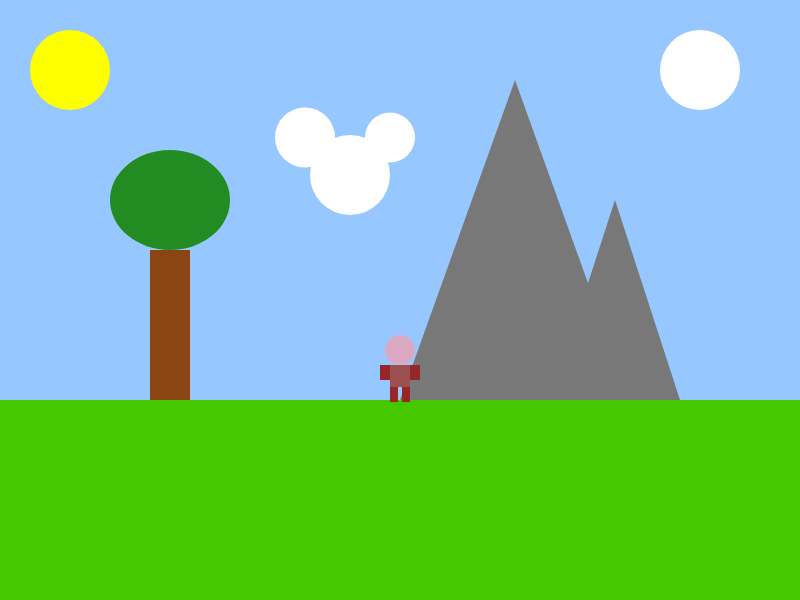
Frame 1 (no input)
Frame 60 (no input): identical to frame 1, image omitted
Frame 120 (the mouse pressed at the canvas centre since frame 60): identical to frame 1, image omitted

The p5.js sketch that drew this single still picture (run headless with seeded random() and noise() and a simulated clock; from frame 60 on, the mouse is pressed at the canvas centre):

// p5.js sketch
// ── sketch.js
var groundHeight;
var mountain1;
var mountain2;
var tree;
var moon;
var sun;
var darkness;
var cloudsa;
var cloudsb;
var cloudsc;

var gameChar_x;
var gameChar_y;
var floorPos_y;
var isRight;
var isLeft;
var isFalling;
var isPlummeting;
var speed;
var jump_speed;

function setup() {
  createCanvas(800, 600);
  groundHeight = (height / 3) * 2;

  mountain1 = {
    x: 400,
    y: groundHeight,
    height: 320,
    width: 230
  };
  mountain2 = {
    x: 550,
    y: groundHeight,
    height: 200,
    width: 130
  };

  tree = {
    x: 150,
    y: groundHeight - 150,
    trunkWidth: 40,
    trunkHeight: 150,
    canopyWidth: 120,
    canopyHeight: 100
  };

  sun = {
    x: 150,
    y: 70,
    diameter: 80,
  };

  moon = {
    x: 700,
    y: 70,
    diameter: 80,
    brightness: 255 
  };
  cloudsa = {
    x: 50,
    y: 350,
    diameter: 80,
  };
  cloudsb = {
    x: 100,
    y: 275,
    diameter: 50,
  };
  cloudsc = {
    x: 10,
    y: 275,
    diameter: 60,
  }

  floorPos_y = groundHeight;
  gameChar_x = width/2;
  gameChar_y = floorPos_y;
  speed = 4;
  jump_speed = 17;
  isRight = false;
  isLeft = false;
  isFalling = false;
  isPlummeting = false;

}

function draw() {
  background(150, 200, 255);
  noStroke();

  fill(255, 255, 0);
  ellipse(sun.x - 80, sun.y, sun.diameter);

  fill(255, 255, 255);
  ellipse(cloudsa.x + 300, cloudsa.y / 2, cloudsa.diameter);

  fill(255, 255, 255);
  ellipse(cloudsb.x + 290, cloudsb.y / 2, cloudsb.diameter);

  fill(255, 255, 255);
  ellipse(cloudsc.x + 295, cloudsc.y / 2, cloudsc.diameter);

  fill(255, 255, 255, moon.brightness); 
  ellipse(moon.x, moon.y, moon.diameter);

  fill(70, 200, 0);
  rect(0, groundHeight, width, height - groundHeight);

  fill(120);
  triangle(mountain1.x, mountain1.y,
    mountain1.x + mountain1.width, mountain1.y,
    mountain1.x + (mountain1.width / 2), mountain1.y - mountain1.height);

  triangle(mountain2.x, mountain2.y,
    mountain2.x + mountain2.width, mountain2.y,
    mountain2.x + (mountain2.width / 2), mountain2.y - mountain2.height);

  fill(139, 69, 19); 
  rect(tree.x, tree.y, tree.trunkWidth, tree.trunkHeight);
  fill(34, 139, 34); 
  ellipse(tree.x + tree.trunkWidth / 2, tree.y - tree.canopyHeight / 2, tree.canopyWidth, tree.canopyHeight);

  
   
 

  ///////////DRAWING CODE//////////

  if(isLeft && isFalling)
  {
    makeJump();
    drawJumpingLeft();
    gameChar_x -= speed;
  }
  else if(isRight && isFalling)
  {
    makeJump();
    drawJumpingRight();
    gameChar_x += speed;
  }
  else if(isLeft)
  {
    drawGoLeft();
    gameChar_x -= speed;
  }
  else if(isRight)
  {
    drawGoRight()
    gameChar_x += speed;
  }
  else if(isFalling || isPlummeting)
  {
    drawJumpingFront();
    makeJump();
  }
  else
  {
    drawStandingFront();
  }

}

function keyPressed() {
  console.log("keyPressed: " + key);
  console.log("keyPressed: " + keyCode);
  if (keyCode == RIGHT_ARROW) {
    isRight = true;
  }
  if (keyCode == LEFT_ARROW) {
    isLeft = true;
  }
  if (keyCode == 32) {
    isFalling = true;
  }
}

function keyReleased() {
  console.log("keyReleased: " + key);
  console.log("keyReleased: " + keyCode);
  if (keyCode == RIGHT_ARROW) {
    isRight = false;
  }
  if (keyCode == LEFT_ARROW) {
    isLeft = false;
  }
}

function makeJump() {
  gameChar_y -= jump_speed;
  jump_speed -= 1;
  if (jump_speed == -18) {
    isFalling = false;
    jump_speed = 17;
  }
}

function drawJumpingLeft() {
  //Jumping to the left
  //head
  fill(218,169,193);
  ellipse(gameChar_x,gameChar_y-60,30,30);
  //body
  fill(155,79,79);
  rect(gameChar_x-5,gameChar_y-45,12,22);
  //arm_left
  fill(151,38,38);
  rect(gameChar_x-3,gameChar_y-55,8,17);
  //leg_left
  fill(151,38,38);
  rect(gameChar_x-5,gameChar_y-23,15,10);
}

function drawJumpingRight() {
  //Jumping to the right
  //head
  fill(218,169,193);
  ellipse(gameChar_x,gameChar_y-60,30,30);
  //body
  fill(155,79,79);
  rect(gameChar_x-5,gameChar_y-45,12,22);
  //arm_left
  fill(151,38,38);
  rect(gameChar_x-3,gameChar_y-53,8,17);
  //leg_right
  fill(151,38,38);
  rect(gameChar_x-10,gameChar_y-23,15,10);
}

function drawGoLeft() {
  //Walking to the left
  //head
  fill(218,169,193);
  ellipse(gameChar_x,gameChar_y-50,30,30);

  //body
  fill(155,79,79);
  rect(gameChar_x-5,gameChar_y-35,12,22);
  //arm_left
  fill(151,38,38);
  rect(gameChar_x-3,gameChar_y-35,8,17);
  //leg_right
  fill(151,38,38);
  rect(gameChar_x-5,gameChar_y-13,10,15);
}

function drawGoRight() {
  //Walking to the right
  //head
  fill(218,169,193);
  ellipse(gameChar_x,gameChar_y-50,30,30);
  //body
  fill(155,79,79);
  rect(gameChar_x-5,gameChar_y-35,12,22);
  //arm_left
  fill(151,38,38);
  rect(gameChar_x-3,gameChar_y-35,8,17);
  //leg_right
  fill(151,38,38);
  rect(gameChar_x-3,gameChar_y-13,10,15);
}

function drawJumpingFront() {
  //Jumping forwards
  //head
  fill(218,169,193);
  ellipse(gameChar_x,gameChar_y-60,30,30);
  //body
  fill(155,79,79);
  rect(gameChar_x-10,gameChar_y-45,20,22);
  //arm_left
  fill(151,38,38);
  rect(gameChar_x-20,gameChar_y-45,10,15);
  //arm_right
  fill(151,38,38);
  rect(gameChar_x+10,gameChar_y-45,10,10);
  //leg_right
  fill(151,38,38);
  rect(gameChar_x+2,gameChar_y-23,8,15);
  //leg_left
  fill(151,38,38);
  rect(gameChar_x-10,gameChar_y-23,8,10);
}

function drawStandingFront() {
  //Standing facing front
  //head
  fill(218,169,193);
  ellipse(gameChar_x,gameChar_y-50,30,30);
  //body
  fill(155,79,79);
  rect(gameChar_x-10,gameChar_y-35,20,22);
  //arm_left
  fill(151,38,38);
  rect(gameChar_x-20,gameChar_y-35,10,15);
  //arm_right
  fill(151,38,38);
  rect(gameChar_x+10,gameChar_y-35,10,15);
  //leg_right
  fill(151,38,38);
  rect(gameChar_x+2,gameChar_y-13,8,15);
  //leg_left
  fill(151,38,38);
  rect(gameChar_x-10,gameChar_y-13,8,15);
}
